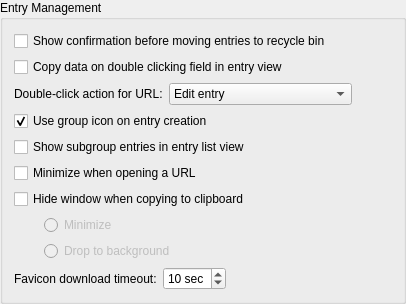
            <widget class="QGroupBox" name="entryGroup">
             <property name="title">
              <string>Entry Management</string>
             </property>
             <layout class="QVBoxLayout" name="verticalLayout_6">
              <item>
               <widget class="QCheckBox" name="ConfirmMoveEntryToRecycleBinCheckBox">
                <property name="text">
                 <string>Show confirmation before moving entries to recycle bin</string>
                </property>
               </widget>
              </item>
              <item>
               <widget class="QCheckBox" name="EnableCopyOnDoubleClickCheckBox">
                <property name="text">
                 <string>Copy data on double clicking field in entry view</string>
                </property>
               </widget>
              </item>
              <item>
               <layout class="QHBoxLayout" name="urlDoubleClickLayout">
                <item>
                 <widget class="QLabel" name="urlDoubleClickLabel">
                  <property name="text">
                   <string>Double-click action for URL:</string>
                  </property>
                  <property name="buddy">
                   <cstring>urlDoubleClickComboBox</cstring>
                  </property>
                 </widget>
                </item>
                <item>
                 <widget class="QComboBox" name="urlDoubleClickComboBox">
                  <property name="focusPolicy">
                   <enum>Qt::StrongFocus</enum>
                  </property>
                  <property name="accessibleName">
                   <string>Double-click action for URL field</string>
                  </property>
                  <property name="sizeAdjustPolicy">
                   <enum>QComboBox::AdjustToContents</enum>
                  </property>
                  <item>
                   <property name="text">
                    <string>Edit entry</string>
                   </property>
                  </item>
                  <item>
                   <property name="text">
                    <string>Open entry URL in browser</string>
                   </property>
                  </item>
                  <item>
                   <property name="text">
                    <string>Copy entry URL to clipboard</string>
                   </property>
                  </item>
                 </widget>
                </item>
                <item>
                 <spacer name="urlDoubleClickSpacer">
                  <property name="orientation">
                   <enum>Qt::Horizontal</enum>
                  </property>
                  <property name="sizeHint" stdset="0">
                   <size>
                    <width>40</width>
                    <height>20</height>
                   </size>
                  </property>
                 </spacer>
                </item>
               </layout>
              </item>
              <item>
               <widget class="QCheckBox" name="useGroupIconOnEntryCreationCheckBox">
                <property name="text">
                 <string>Use group icon on entry creation</string>
                </property>
                <property name="checked">
                 <bool>true</bool>
                </property>
               </widget>
              </item>
              <item>
               <widget class="QCheckBox" name="showSubgroupEntriesCheckBox">
                <property name="text">
                 <string>Show subgroup entries in entry list view</string>
                </property>
               </widget>
              </item>
              <item>
               <widget class="QCheckBox" name="minimizeOnOpenUrlCheckBox">
                <property name="text">
                 <string>Minimize when opening a URL</string>
                </property>
               </widget>
              </item>
              <item>
               <widget class="QCheckBox" name="hideWindowOnCopyCheckBox">
                <property name="text">
                 <string>Hide window when copying to clipboard</string>
                </property>
               </widget>
              </item>
              <item>
               <layout class="QHBoxLayout" name="hideWindowLayout_1">
                <property name="spacing">
                 <number>0</number>
                </property>
                <item>
                 <spacer name="hideWindowSpacer_1">
                  <property name="orientation">
                   <enum>Qt::Horizontal</enum>
                  </property>
                  <property name="sizeType">
                   <enum>QSizePolicy::Fixed</enum>
                  </property>
                  <property name="sizeHint" stdset="0">
                   <size>
                    <width>30</width>
                    <height>20</height>
                   </size>
                  </property>
                 </spacer>
                </item>
                <item>
                 <widget class="QRadioButton" name="minimizeOnCopyRadioButton">
                  <property name="enabled">
                   <bool>false</bool>
                  </property>
                  <property name="text">
                   <string>Minimize</string>
                  </property>
                 </widget>
                </item>
               </layout>
              </item>
              <item>
               <layout class="QHBoxLayout" name="hideWindowLayout_2">
                <property name="spacing">
                 <number>0</number>
                </property>
                <item>
                 <spacer name="hideWindowSpacer_2">
                  <property name="orientation">
                   <enum>Qt::Horizontal</enum>
                  </property>
                  <property name="sizeType">
                   <enum>QSizePolicy::Fixed</enum>
                  </property>
                  <property name="sizeHint" stdset="0">
                   <size>
                    <width>30</width>
                    <height>20</height>
                   </size>
                  </property>
                 </spacer>
                </item>
                <item>
                 <widget class="QRadioButton" name="dropToBackgroundOnCopyRadioButton">
                  <property name="enabled">
                   <bool>false</bool>
                  </property>
                  <property name="text">
                   <string>Drop to background</string>
                  </property>
                 </widget>
                </item>
               </layout>
              </item>
              <item>
               <layout class="QHBoxLayout" name="horizontalLayout">
                <item>
                 <widget class="QLabel" name="faviconTimeoutLabel">
                  <property name="text">
                   <string>Favicon download timeout:</string>
                  </property>
                  <property name="buddy">
                   <cstring>faviconTimeoutSpinBox</cstring>
                  </property>
                 </widget>
                </item>
                <item>
                 <widget class="QSpinBox" name="faviconTimeoutSpinBox">
                  <property name="enabled">
                   <bool>true</bool>
                  </property>
                  <property name="focusPolicy">
                   <enum>Qt::StrongFocus</enum>
                  </property>
                  <property name="accessibleName">
                   <string>Website icon download timeout in seconds</string>
                  </property>
                  <property name="suffix">
                   <string comment="Seconds"> sec</string>
                  </property>
                  <property name="minimum">
                   <number>1</number>
                  </property>
                  <property name="maximum">
                   <number>60</number>
                  </property>
                  <property name="value">
                   <number>10</number>
                  </property>
                 </widget>
                </item>
                <item>
                 <spacer name="horizontalSpacer_2">
                  <property name="orientation">
                   <enum>Qt::Horizontal</enum>
                  </property>
                  <property name="sizeHint" stdset="0">
                   <size>
                    <width>40</width>
                    <height>20</height>
                   </size>
                  </property>
                 </spacer>
                </item>
               </layout>
              </item>
             </layout>
            </widget>
